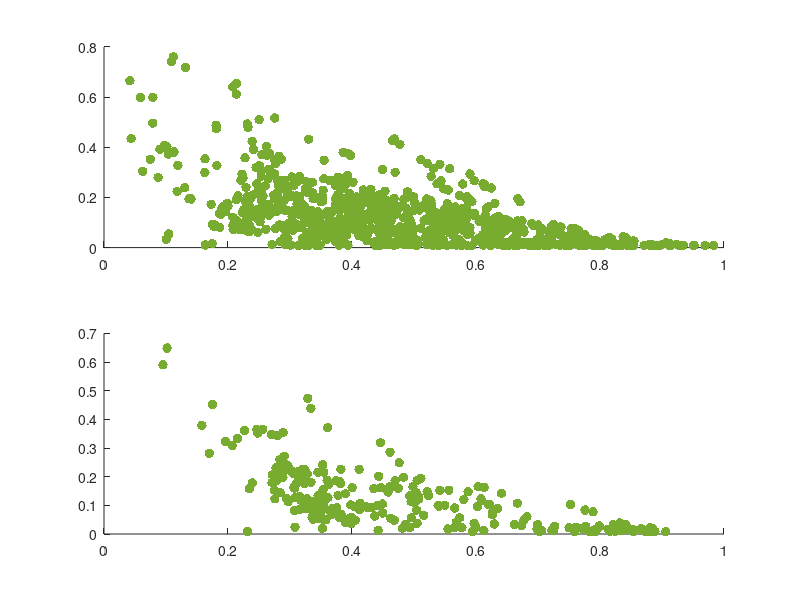
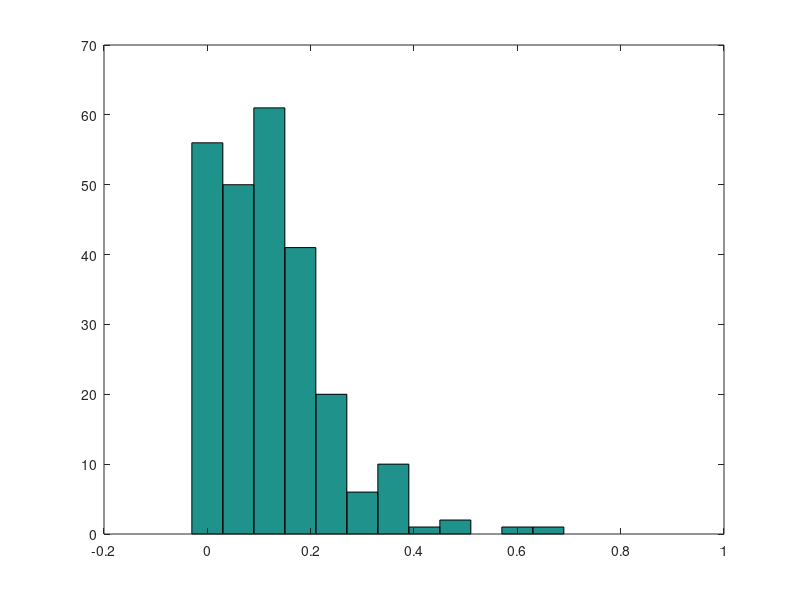

MATLAB code to generate these figures, in order: (Note: this script raises an error after producing the figures.)




%% m231016ModelPFCHPCcomparing_231120

% read me
% the FR of these nodes do have negtive valnus, and I didn't do the
% min-substraction. Under these situation, I compared poperties of 3DPC,
% and I Compared the poperties of PFs. In new version, I did the
% min-substraction and redo this again. this _231120 is special for the
% vol_distrubution and vol_histogram


%% distance to space center
cd 'Y:\weichuanyao\Analyse\3Dmaze230529\M3DPfModelExplaination\m231016ModelPFCHPCcomparing\231021versionForCheck'
clear
subplot(211)
load('Rr.mat', 'AllFiledproperties');s=[];
for i=1:size(AllFiledproperties,1)
    s=[s,AllFiledproperties{i,1}];
end
clear AllFiledproperties
load('Rr.mat', 'Allcentroid')
temp=Allcentroid-repmat([10,10,5],size(Allcentroid,1),1);
scatter(sqrt(sum(temp.*temp,2))*0.0750,s*0.0750*0.0750*0.0750,48,'filled','MarkerFaceColor',[0.4660 0.6740 0.1880])
%xlim([0 1])

subplot(212)
load('Envec.mat', 'AllFiledproperties');s=[];
for i=1:size(AllFiledproperties,1)
    s=[s,AllFiledproperties{i,1}];
end
clear AllFiledproperties
load('Envec.mat', 'Allcentroid')
temp=Allcentroid-repmat([10,10,5],size(Allcentroid,1),1);
scatter(sqrt(sum(temp.*temp,2))*0.0750,s*0.0750*0.0750*0.0750,48,'filled','MarkerFaceColor',[0.4660 0.6740 0.1880])
%xlim([0 1])

%% distrubution of vol _ Envec
cd 'Y:\weichuanyao\Analyse\3Dmaze230529\M3DPfModelExplaination\m231016ModelPFCHPCcomparing\231021versionForCheck'


load('Envec.mat', 'AllFiledproperties');b=[];
for i=1:size(AllFiledproperties,1)
    b=[b,AllFiledproperties{i,1}];
end
b=b*0.0750*0.0750*0.0750
clear AllFiledproperties

figure('Position',[300 300 300 300])
hist(b,[0:0.06:0.78])
h = findobj(gca,'Type','patch');
h.FaceColor = [0.4660 0.6740 0.1880];
h.EdgeColor = 'w';
hold on
[a,b]=hist(b,[0:0.06:0.78])
% cftool
% General model Exp1:
%      f(x) = a*exp(b*x)
% Coefficients (with 95% confidence bounds):
%        a =       67.04  (50.26, 83.82)
%        b =      -4.636  (-6.529, -2.743)
c=67.04 *exp( -4.636 * b)
plot(b,c,'Color',[0 0.4470 0.7410])
xlim([-0.00 0.8])
xticks([0:0.06:0.78])

b(a==0)=[];a(a==0)=[];
figure('Position',[300 300 300 300])
%b=b+0.01
d=log(a)
scatter(b,d,18,'filled','MarkerFaceColor',[0.4660 0.6740 0.1880])
hold on
% Linear model Poly1:
%      f(x) = p1*x + p2
% Coefficients (with 95% confidence bounds):
%        p1 =      -7.512  (-9.557, -5.467)
%        p2 =       4.476  (3.713, 5.239)
c= -7.512  * b +  4.476 
plot(b,c,'Color',[0 0.4470 0.7410])
ylim([0 5])
xlim([-0.00 0.8])
xticks([0:0.06:0.78])
[k,kk]=corr(b',d')

%% distrubution of vol _ Rr
cd 'Y:\weichuanyao\Analyse\3Dmaze230529\M3DPfModelExplaination\m231016ModelPFCHPCcomparing\231021versionForCheck'


load('Rr.mat', 'AllFiledproperties');b=[];
for i=1:size(AllFiledproperties,1)
    b=[b,AllFiledproperties{i,1}];
end
b=b*0.0750*0.0750*0.0750
clear AllFiledproperties

figure('Position',[300 300 300 300])
hist(b,[0:0.06:0.78])
h = findobj(gca,'Type','patch');
h.FaceColor = [0.4660 0.6740 0.1880];
h.EdgeColor = 'w';
hold on
[a,b]=hist(b,[0:0.06:0.78])
% cftool
% General model Exp1:
%      f(x) = a*exp(b*x)
% Coefficients (with 95% confidence bounds):
%        a =       269.3  (224.1, 314.5)
%        b =      -5.363  (-6.852, -3.873)
c=269.3 *exp( -5.363 * b)
plot(b,c,'Color',[0 0.4470 0.7410])
xlim([-0.00 0.8])
xticks([0:0.06:0.78])

b(a==0)=[];a(a==0)=[];
figure('Position',[300 300 300 300])
%b=b+0.01
d=log(a)
scatter(b,d,18,'filled','MarkerFaceColor',[0.4660 0.6740 0.1880])
hold on
% Linear model Poly1:
%      f(x) = p1*x + p2
% Coefficients (with 95% confidence bounds):
%        p1 =      -7.645  (-8.642, -6.649)
%        p2 =       5.765  (5.307, 6.222)
c= -7.645  * b +  5.765 
plot(b,c,'Color',[0 0.4470 0.7410])
ylim([0 6])
xlim([-0.00 0.8])
xticks([0:0.06:0.78])
[k,kk]=corr(b',d')





